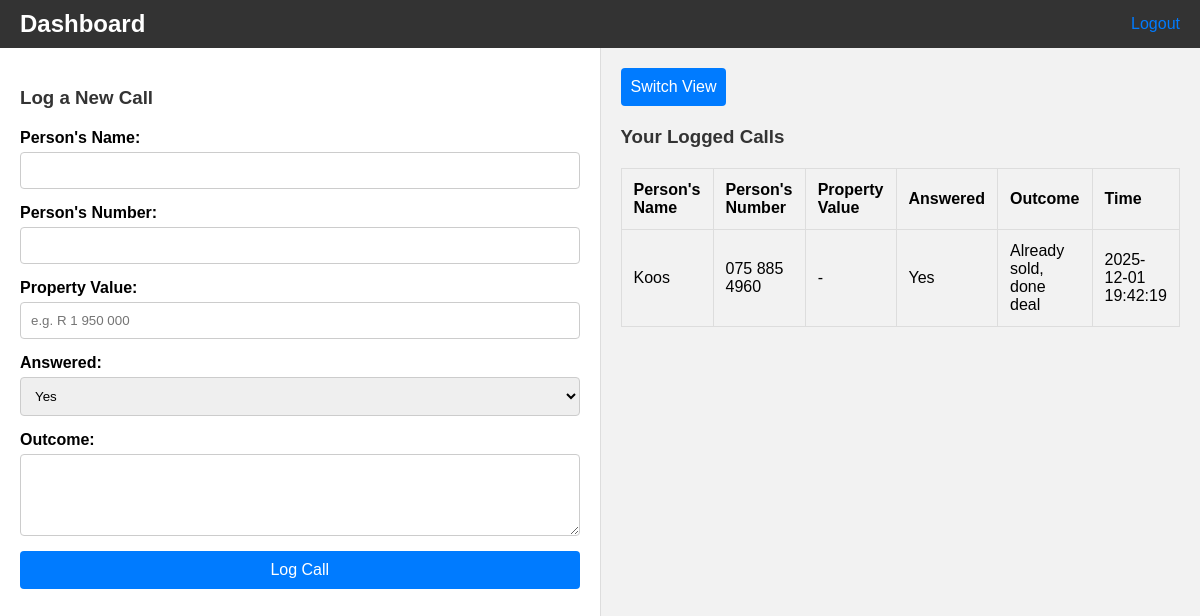
Screenshot of /dashboard (signed in) with the database file from the repository.
### app.py (models this page shows, shortened)
class Call(db.Model):
    id = db.Column(db.Integer, primary_key=True)
    employee_id = db.Column(db.Integer, db.ForeignKey('employee.id'), nullable=False)
    employee = db.relationship(
        'Employee',
        backref=db.backref('calls', lazy=True, cascade='all, delete-orphan')
    )
    person_name = db.Column(db.String(100), nullable=False)
    person_number = db.Column(db.String(20), nullable=False)
    answered = db.Column(db.Boolean, default=False, nullable=False)
    outcome = db.Column(db.Text, nullable=True)
    property_value = db.Column(db.String(100), nullable=True)
    timestamp = db.Column(db.DateTime, default=datetime.datetime.utcnow)

### app.py (the view, shortened to what this page needs)
@app.route('/dashboard', methods=['GET', 'POST'])
def dashboard():
    if not session.get('logged_in'):
        return redirect(url_for('login'))
    is_admin = session.get('is_admin')
    employee_id = session.get('employee_id')
    if is_admin:
        employee_id = session.get('impersonated_employee_id')
        if not employee_id:
            flash('Select an employee to view from the admin dashboard.')
            return redirect(url_for('admin_dashboard'))
    elif not employee_id:
        flash('Please log in again.')
        return redirect(url_for('login'))
    employee = Employee.query.get_or_404(employee_id)
    date_filter = request.args.get('date')
    if date_filter:
        try:
            date_obj = datetime.datetime.strptime(date_filter, '%Y-%m-%d').date()
            calls = Call.query.filter(
                Call.employee_id == employee_id,
                func.date(Call.timestamp) == date_obj
            ).order_by(Call.timestamp.desc()).all()
        except ValueError:
            calls = [] # Or handle the error appropriately
    else:
        calls = Call.query.filter_by(employee_id=employee_id).order_by(Call.timestamp.desc()).all()
    dates_with_calls = db.session.query(func.date(Call.timestamp)).filter_by(employee_id=employee_id).distinct().all()
    call_dates = [d[0].strftime('%Y-%m-%d') if hasattr(d[0], 'strftime') else str(d[0]) for d in dates_with_calls if d[0]]
    return render_template(
        'dashboard.html',
        calls=calls,
        call_dates=call_dates,
        is_admin=is_admin,
        viewing_employee=employee if is_admin else None
    )

### templates/dashboard.html (shortened to what this page needs)
<!DOCTYPE html>
<html>
<head>
    <link rel="stylesheet" type="text/css" href="{{ url_for('static', filename='style.css') }}">
</head>
<body>
    <div class="top-bar">
        <h2>Dashboard</h2>
        <a href="{{ url_for('logout') }}">Logout</a>
    </div>
    <div class="dashboard-container">
        <div class="left-panel">
            <h3>Log a New Call</h3>
            <form method="post" action="{{ url_for('dashboard') }}">
                <label for="person_name">Person's Name:</label>
                <input type="text" id="person_name" name="person_name" required>
                <label for="person_number">Person's Number:</label>
                <input type="text" id="person_number" name="person_number" required>
                <label for="property_value">Property Value:</label>
                <input type="text" id="property_value" name="property_value" placeholder="e.g. R 1 950 000">
                <label for="answered">Answered:</label>
                <select id="answered" name="answered">
                    <option value="yes">Yes</option>
                </select>
                <label for="outcome">Outcome:</label>
                <textarea id="outcome" name="outcome" rows="4"></textarea>
                <button type="submit">Log Call</button>
            </form>
        </div>
        <div class="right-panel">
            <div class="view-toggle">
                <button id="switch-view-btn">Switch View</button>
            </div>
            <div id="list-view" style="display: block;">
                <h3>Your Logged Calls</h3>
                <table>
                    <tr>
                        <th>Person's Name</th>
                        <th>Person's Number</th>
                        <th>Property Value</th>
                        <th>Answered</th>
                        <th>Outcome</th>
                        <th>Time</th>
                    </tr>
                    {% for call in calls %}
                    <tr>
                        <td>{{ call.person_name }}</td>
                        <td>{{ call.person_number }}</td>
                        <td>{{ call.property_value or '-' }}</td>
                        <td>{{ "Yes" if call.answered else "No" }}</td>
                        <td>{{ call.outcome }}</td>
                        <td>{{ call.timestamp.strftime('%Y-%m-%d %H:%M:%S') }}</td>
                    </tr>
                    {% endfor %}
                </table>
            </div>
        </div>
    </div>
</body>
</html>

### static/style.css (style rules this page uses)
body { font-family: sans-serif; background-color: #f2f2f2; margin: 0; padding: 0; height: 100vh; display: flex; flex-direction: column; }
.dashboard-container { display: flex; flex: 1; overflow: hidden; }
.left-panel { flex: 1; padding: 20px; background-color: #fff; border-right: 1px solid #ddd; overflow-y: auto; }
.right-panel { flex: 1; padding: 20px; overflow-y: auto; }
h2, h3 { margin-bottom: 20px; color: #333; }
form { display: flex; flex-direction: column; }
label { margin-bottom: 5px; text-align: left; font-weight: bold; }
input[type="text"], input[type="password"], select, textarea { padding: 10px; margin-bottom: 15px; border: 1px solid #ccc; border-radius: 4px; width: 100%; box-sizing: border-box; }
button { padding: 10px; background-color: #007bff; color: white; border: none; border-radius: 4px; cursor: pointer; font-size: 16px; }
table { width: 100%; border-collapse: collapse; margin-top: 20px; }
th, td { padding: 12px; border: 1px solid #ddd; text-align: left; }
th { background-color: #f2f2f2; }
a { color: #007bff; text-decoration: none; }
.top-bar { width: 100%; background-color: #333; color: white; padding: 10px 20px; display: flex; justify-content: space-between; align-items: center; box-sizing: border-box; }
.top-bar h2 { margin: 0; color: white; }
.view-toggle { margin-bottom: 20px; }

### rows the page displays
Call: person_name "Koos", person_number "075 885 4960", property_value "-", answered "Yes", outcome "Already sold, done deal", timestamp "2025-12-01 19:42:19"
